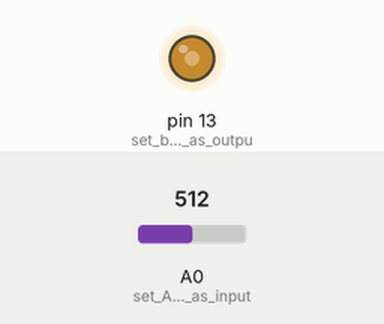
A sketch run on a simulated Arduino Uno, built with avr-gcc and run on an emulated ATmega328P. Parts: output pins drawn as LEDs (lit = HIGH). The inputs (shaded band) are chosen by the test bench; at power-on: A0 (set_A0_pin_as_input) = 512.

Above: at 0.1 s.
Timing chart, 0 to 1.6 s (numbered marks = the images above):
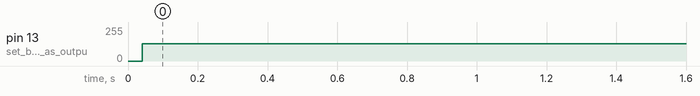

The sketch:

Toggle_LED_Based_on_Temp.ino
```cpp
/*

*/

volatile bool toggle = false;     // to toggle led state
float temp =0;

void setup(){

pinMode(LED_BUILTIN, OUTPUT);     //set built-in led as output
pinMode(A0, INPUT);               //set A0 pin as input

cli();                            //stop interrupt
TCCR1A = 0;                       //reset TCCR1A to 0
TCCR1B = 0;                       //reset TCCR1B to 0
TCNT1 = 0;                        //reset timer 1 counter value
TCCR1B |= (1 << WGM12);           //turn on CTC mode
TCCR1B |= B00000100;              //set prescalar as 256
TIMSK1 |= B00000010;              //set OCIE1A to 1 so we enable compare match A

/* system clock 16Mhz and prescaler 256;
   Timer 1 speed = 16Mhz/256 = 62.5Khz;
   pulse time = 1/62.5 khz = 16micro sec;
   500ms/16micro sec = 31250; */

OCR1A = 31250;
sei();                             //Enable the interrupts
}

void loop(){

float sensor_value = analogRead(A0);               // read the value from the sensor
float temp_voltage = ((5/1023)*sensor_value)*1000; //convert the value to get respective voltage
temp = temp_voltage/10;                            // convert the voltage into celsius

}

ISR(TIMER1_COMPA_vect) {             // Timer1 interrupt service routine

  unsigned long timerInterval;       // Variable to store the timer interval

  if (temp > 30) {                   // Check if temp is greater than 30
    timerInterval = 500;             // Set timer interval to 500 milliseconds
  } else {
    timerInterval = 250;             // Set timer interval to 250 milliseconds
  }

  OCR1A = (timerInterval / 16) - 1;  // update OCR1A

  toggle = !toggle;                  // Toggle the state
  digitalWrite(LED_BUILTIN, toggle); // Apply the new state
}
```

Measured:
- by itself, pin 13 (set_built-in_led_as_outpu): 0/255 → 128/255 at 0.04 s
